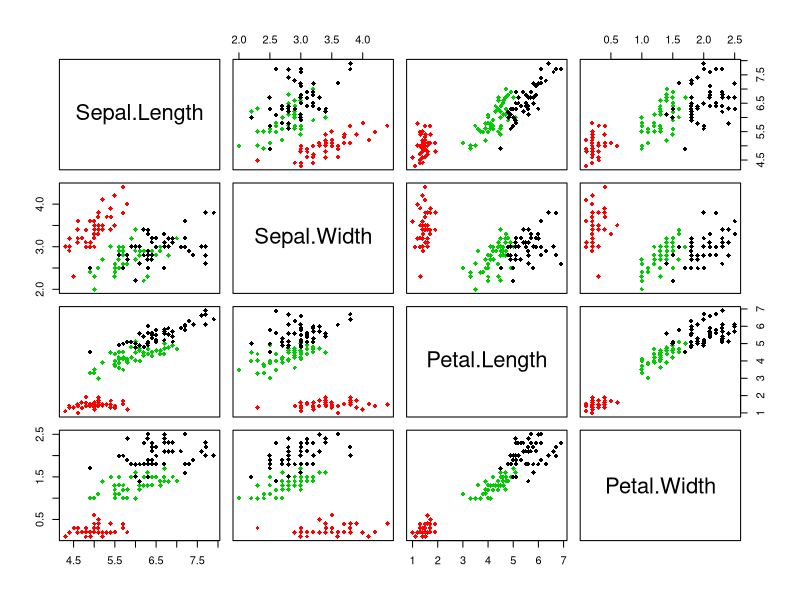
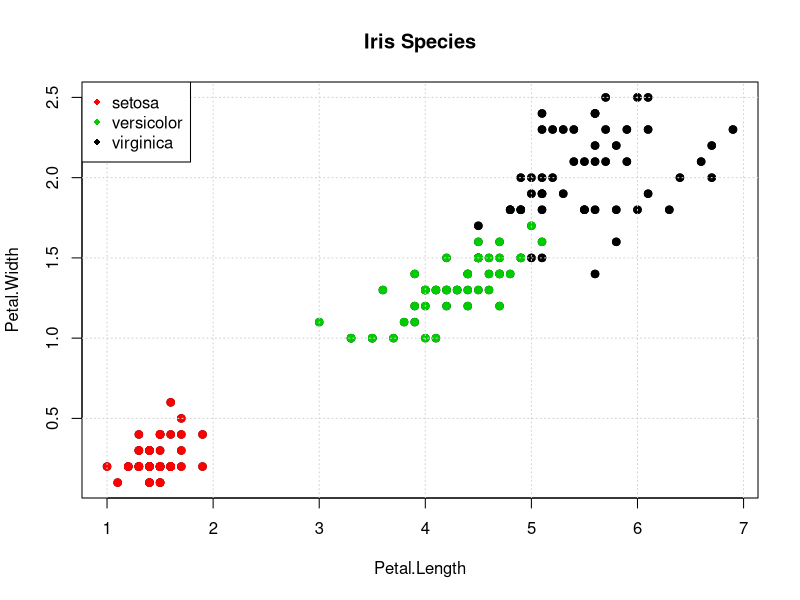

Write R code to recreate these figures, in order.
## ---- chunk 1
knitr::opts_chunk$set(echo = TRUE)
## ---- chunk 2
data(iris)
str(iris)
## ---- chunk 3
some_colors <- c("red","green3","black")[unclass(iris$Species)]
pairs(iris[,-5],col=some_colors,pch=18)
## ---- chunk 4
plot(Petal.Width ~ Petal.Length,
     data = iris,
     main = "Iris Species")

points(Petal.Width ~ Petal.Length,
       data=iris,
       pch = 19,
       col= some_colors)
grid()

legend("topleft",
       legend=levels(unclass(iris$Species)),
       col = c("red","green3","black"), pch=18)
## ---- chunk 5
num_of_rows <- nrow(iris)

# Set the seed so this example can be reproduced
set.seed(123)

# Shuffle the data set
shuffled_iris <- iris[sample(num_of_rows),]

# Get some indices for making the training / test sets
idx <- sample(num_of_rows,round(.8*num_of_rows))

# This where we create test and train
# We save the actual Species names from the training

train <- shuffled_iris[idx,]
refs <-  train[,5]
test  <- shuffled_iris[-idx,]

# The number of rows in this data frame should be around
# 80 percent of the original 150 rows.

nrow(train)/nrow(iris)
## ---- chunk 6
library(class)
(myKnn <- knn(train[,-5], test[,-5], refs))

## ---- chunk 7
table(myKnn,test$Species)
## ---- chunk 8
library(class)
(myKnn <- knn(train[,-5], test[,-5], refs, k = 3))
## ---- chunk 9
table(myKnn,test$Species)
